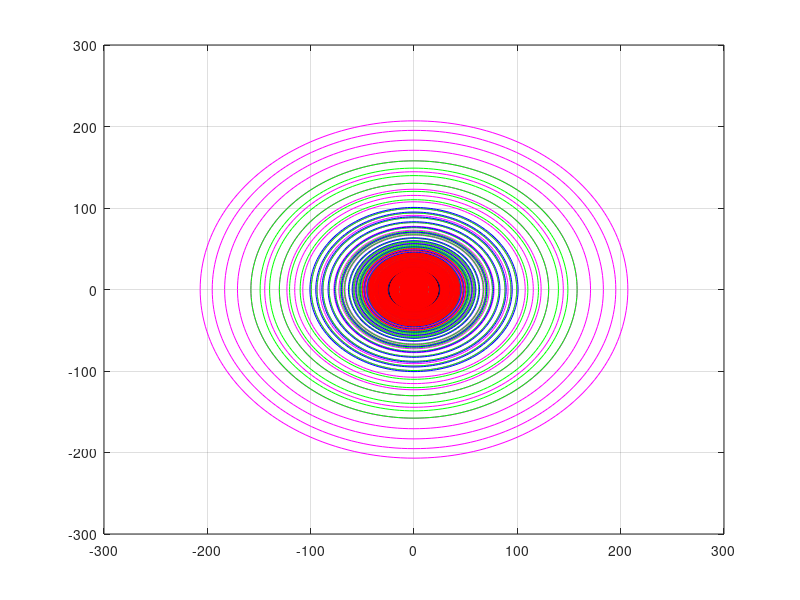

Here is the MATLAB script that generated this plot:
format compact
format long

m=[0.387,0.723,1,1.524,2.77,5.202,9.555,19.218,30.110,39.482]
o=m*1
rr=91
a=[1/12,1/11,1/10,1/9,1/8,1/7,1/6,2/11,1/5,2/9,1/4,3/11,2/7,3/10,1/3,4/11,3/8,2/5,5/12,3/7,4/9,5/11,1/2,6/11,5/9,4/7,7/12,3/5,5/8,7/11,2/3,7/10,5/7,8/11,3/4,7/9,4/5,9/11,5/9,6/7,7/8,8/9,9/10,10/11,11/12];
r=zeros(1,rr*length(o));
s=zeros(1,rr*length(o));
M=1.989e30/1.989e30
p=sqrt(1/M*o.^3)

j=1;
while j<(length(o)+1)
    r(j)=o(j);
    s(j)=1;
    j=j+1;
end

z=1;
while z<(length(o)+1)
    k=1;
    while k<(length(a)+1)
       r(j)=((p(z)*a(k))^2*M)^(1/3);
       s(j)=z+1;
       j=j+1;
       r(j)=((p(z)*1/a(k))^2*M)^(1/3);
       s(j)=z+1;
        k=k+1;
        j=j+1;
    end
    z=z+1;
end

i=(j-1);
figure
while i>0 %<(length(r)+1)
    theta=0;
    theta=0:0.01*pi:2*pi;
    x=r(i)*cos(theta);
    y=r(i)*sin(theta);
    if s(i)==1
        plot(x,y,'ro')
    elseif s(i)==2 | s(i)==9 | s(i)==16
        plot(x,y,'b')
    elseif s(i)==3 | s(i)==10
        plot(x,y,'g')
    elseif s(i)==4 | s(i)==11
        plot(x,y,'m')
    elseif s(i)==5 | s(i)==12
        plot(x,y,'y')
    elseif s(i)==6 | s(i)==13
        plot(x,y,'c')
    elseif s(i)==7 | s(i)==14
        plot(x,y,'k')
    else s(i)==8 | s(i)==15
            plot(x,y,'r')
    end
    hold on
    i=i-1;
end
plot(0,0,'ro')
hold off
grid on
disp('blue for mercury; green for venus; magenta for earth; yellow for mars; cyan for ceres; black for jupiter; red for saturn; blue for uranus; green neptune, magneta for pluto')
